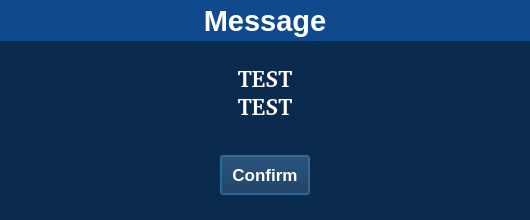
<?xml version="1.0" encoding="UTF-8"?>
<ui version="4.0">
 <class>MsgDialog</class>
 <widget class="QDialog" name="MsgDialog">
  <property name="geometry">
   <rect>
    <x>0</x>
    <y>0</y>
    <width>530</width>
    <height>220</height>
   </rect>
  </property>
  <property name="font">
   <font>
    <family>Arial</family>
   </font>
  </property>
  <property name="windowTitle">
   <string>Dialog</string>
  </property>
  <property name="styleSheet">
   <string notr="true">background:rgb(10, 42, 78);
color:rgb(255, 255, 255);</string>
  </property>
  <widget class="QLabel" name="label">
   <property name="geometry">
    <rect>
     <x>0</x>
     <y>50</y>
     <width>530</width>
     <height>85</height>
    </rect>
   </property>
   <property name="font">
    <font>
     <family>Arial [Mono]</family>
     <pointsize>17</pointsize>
     <bold>true</bold>
    </font>
   </property>
   <property name="text">
    <string>TEST 
TEST</string>
   </property>
   <property name="alignment">
    <set>Qt::AlignCenter</set>
   </property>
  </widget>
  <widget class="QPushButton" name="ConfirmButton">
   <property name="geometry">
    <rect>
     <x>220</x>
     <y>155</y>
     <width>90</width>
     <height>40</height>
    </rect>
   </property>
   <property name="font">
    <font>
     <family>Ubuntu</family>
     <pointsize>13</pointsize>
     <bold>true</bold>
    </font>
   </property>
   <property name="styleSheet">
    <string notr="true">QPushButton {   
font-style:&quot;Arial&quot;;
background-color: rgb(8, 98, 202);
	color: rgb(255, 255, 255);
 border-style: solid;
 border-width:1px;
 border-radius:20px;
 border-color:  rgb(11, 42, 78);
border:2px groove gray;
padding:2px 2px;
 border: none;}
QPushButton:checked{
 background-color: rgb(11, 42, 78);
 };</string>
   </property>
   <property name="text">
    <string>Confirm</string>
   </property>
  </widget>
  <widget class="QLabel" name="label_2">
   <property name="geometry">
    <rect>
     <x>0</x>
     <y>0</y>
     <width>530</width>
     <height>41</height>
    </rect>
   </property>
   <property name="palette">
    <palette>
     <active>
      <colorrole role="WindowText">
       <brush brushstyle="SolidPattern">
        <color alpha="255">
         <red>255</red>
         <green>255</green>
         <blue>255</blue>
        </color>
       </brush>
      </colorrole>
      <colorrole role="Button">
       <brush brushstyle="SolidPattern">
        <color alpha="255">
         <red>17</red>
         <green>74</green>
         <blue>140</blue>
        </color>
       </brush>
      </colorrole>
      <colorrole role="Text">
       <brush brushstyle="SolidPattern">
        <color alpha="255">
         <red>255</red>
         <green>255</green>
         <blue>255</blue>
        </color>
       </brush>
      </colorrole>
      <colorrole role="ButtonText">
       <brush brushstyle="SolidPattern">
        <color alpha="255">
         <red>255</red>
         <green>255</green>
         <blue>255</blue>
        </color>
       </brush>
      </colorrole>
      <colorrole role="Base">
       <brush brushstyle="SolidPattern">
        <color alpha="255">
         <red>17</red>
         <green>74</green>
         <blue>140</blue>
        </color>
       </brush>
      </colorrole>
      <colorrole role="Window">
       <brush brushstyle="SolidPattern">
        <color alpha="255">
         <red>17</red>
         <green>74</green>
         <blue>140</blue>
        </color>
       </brush>
      </colorrole>
      <colorrole role="PlaceholderText">
       <brush brushstyle="SolidPattern">
        <color alpha="255">
         <red>255</red>
         <green>255</green>
         <blue>255</blue>
        </color>
       </brush>
      </colorrole>
     </active>
     <inactive>
      <colorrole role="WindowText">
       <brush brushstyle="SolidPattern">
        <color alpha="255">
         <red>255</red>
         <green>255</green>
         <blue>255</blue>
        </color>
       </brush>
      </colorrole>
      <colorrole role="Button">
       <brush brushstyle="SolidPattern">
        <color alpha="255">
         <red>17</red>
         <green>74</green>
         <blue>140</blue>
        </color>
       </brush>
      </colorrole>
      <colorrole role="Text">
       <brush brushstyle="SolidPattern">
        <color alpha="255">
         <red>255</red>
         <green>255</green>
         <blue>255</blue>
        </color>
       </brush>
      </colorrole>
      <colorrole role="ButtonText">
       <brush brushstyle="SolidPattern">
        <color alpha="255">
         <red>255</red>
         <green>255</green>
         <blue>255</blue>
        </color>
       </brush>
      </colorrole>
      <colorrole role="Base">
       <brush brushstyle="SolidPattern">
        <color alpha="255">
         <red>17</red>
         <green>74</green>
         <blue>140</blue>
        </color>
       </brush>
      </colorrole>
      <colorrole role="Window">
       <brush brushstyle="SolidPattern">
        <color alpha="255">
         <red>17</red>
         <green>74</green>
         <blue>140</blue>
        </color>
       </brush>
      </colorrole>
      <colorrole role="PlaceholderText">
       <brush brushstyle="SolidPattern">
        <color alpha="255">
         <red>255</red>
         <green>255</green>
         <blue>255</blue>
        </color>
       </brush>
      </colorrole>
     </inactive>
     <disabled>
      <colorrole role="WindowText">
       <brush brushstyle="SolidPattern">
        <color alpha="255">
         <red>255</red>
         <green>255</green>
         <blue>255</blue>
        </color>
       </brush>
      </colorrole>
      <colorrole role="Button">
       <brush brushstyle="SolidPattern">
        <color alpha="255">
         <red>17</red>
         <green>74</green>
         <blue>140</blue>
        </color>
       </brush>
      </colorrole>
      <colorrole role="Text">
       <brush brushstyle="SolidPattern">
        <color alpha="255">
         <red>255</red>
         <green>255</green>
         <blue>255</blue>
        </color>
       </brush>
      </colorrole>
      <colorrole role="ButtonText">
       <brush brushstyle="SolidPattern">
        <color alpha="255">
         <red>255</red>
         <green>255</green>
         <blue>255</blue>
        </color>
       </brush>
      </colorrole>
      <colorrole role="Base">
       <brush brushstyle="SolidPattern">
        <color alpha="255">
         <red>17</red>
         <green>74</green>
         <blue>140</blue>
        </color>
       </brush>
      </colorrole>
      <colorrole role="Window">
       <brush brushstyle="SolidPattern">
        <color alpha="255">
         <red>17</red>
         <green>74</green>
         <blue>140</blue>
        </color>
       </brush>
      </colorrole>
      <colorrole role="PlaceholderText">
       <brush brushstyle="SolidPattern">
        <color alpha="255">
         <red>255</red>
         <green>255</green>
         <blue>255</blue>
        </color>
       </brush>
      </colorrole>
     </disabled>
    </palette>
   </property>
   <property name="font">
    <font>
     <family>Arial</family>
     <pointsize>22</pointsize>
     <bold>true</bold>
    </font>
   </property>
   <property name="autoFillBackground">
    <bool>false</bool>
   </property>
   <property name="styleSheet">
    <string notr="true">background:rgb(17, 74, 140);
</string>
   </property>
   <property name="text">
    <string>Message</string>
   </property>
   <property name="alignment">
    <set>Qt::AlignCenter</set>
   </property>
  </widget>
 </widget>
 <resources/>
 <connections/>
</ui>
